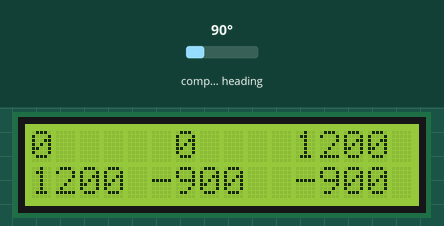
Simulated run of this sketch. Board: Arduino Uno, built with avr-gcc and run on an emulated ATmega328P. Shown: 16×2 character LCD. The test bench sets the inputs (shaded band); at power-on: compass heading 90°. What the sketch prints to the serial monitor is not drawn.

Above: at 6.3 s.
6.4 s: compass heading set to 7°
At 6.7 s:
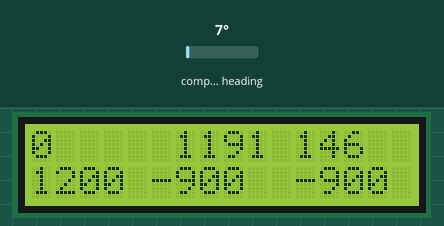
7.9 s: compass heading set to 180°
At 9.1 s:
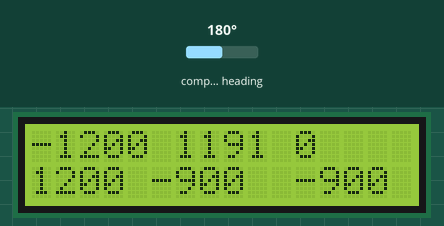
9.4 s: compass heading set to 269°
At 10.5 s:
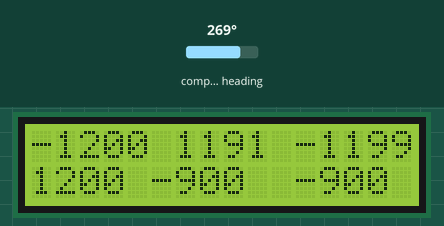
Timing chart, 0 to 12.4 s (numbered marks = the images above; inputs shaded):
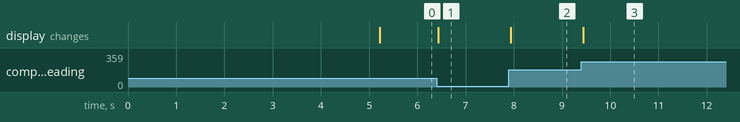

The sketch:

calibration.ino
```cpp
// (licence header left out)
#include <QMC5883LCompass.h>
// lcd
#include <LiquidCrystal_I2C.h> // Library for LCD in I2C

QMC5883LCompass compass;
LiquidCrystal_I2C lcd(0x27, 16, 2);// Define the type of LCD (addr I2C, number of columns, number of lines)

int calibrationData[3][2] = {{32767, -32767}, {32767, -32767}, {32767, -32767}};
bool changed = false;
bool done = false;
unsigned long t = 0;
unsigned long c = 0;

void lcdPrint() {
  char buffer[6];

  lcd.clear();
  lcd.backlight();

  lcd.setCursor(0, 0);
  sprintf(buffer,"%i",calibrationData[0][0]);
  lcd.print(buffer);
  lcd.setCursor(6, 0);
  sprintf(buffer,"%i",calibrationData[0][1]);
  lcd.print(buffer);
  lcd.setCursor(11, 0);
  sprintf(buffer,"%i",calibrationData[1][0]);
  lcd.print(buffer);
  lcd.setCursor(0, 1);
  sprintf(buffer,"%i",calibrationData[1][1]);
  lcd.print(buffer);
  lcd.setCursor(5, 1);
  sprintf(buffer,"%i",calibrationData[2][0]);
  lcd.print(buffer);
  lcd.setCursor(11, 1);
  sprintf(buffer,"%i",calibrationData[2][1]);
  lcd.print(buffer);
}

void setup() {
  Serial.begin(9600);
  compass.init();
  lcd.init(); // Initialization of LCD

  Serial.println("This will provide calibration settings for your QMC5883L chip. When prompted, move the magnetometer in all directions until the calibration is complete.");
  Serial.println("Calibration will begin in 5 seconds.");
  delay(5000);
  c = millis();
}

void loop() {
  int x, y, z;

  // Read compass values
  compass.read();

  // Return XYZ readings
  x = compass.getX();
  y = compass.getY();
  z = compass.getZ();

  changed = false;

  if(x < calibrationData[0][0]) {
    calibrationData[0][0] = x;
    changed = true;
  }
  if(x > calibrationData[0][1]) {
    calibrationData[0][1] = x;
    changed = true;
  }

  if(y < calibrationData[1][0]) {
    calibrationData[1][0] = y;
    changed = true;
  }
  if(y > calibrationData[1][1]) {
    calibrationData[1][1] = y;
    changed = true;
  }

  if(z < calibrationData[2][0]) {
    calibrationData[2][0] = z;
    changed = true;
  }
  if(z > calibrationData[2][1]) {
    calibrationData[2][1] = z;
    changed = true;
  }

  if (changed && !done) {
    Serial.println("CALIBRATING... Keep moving your sensor around.");
    lcdPrint();
    c = millis();
  }
    t = millis();


  if ( (t - c > 60000) && !done) {
    done = true;
    Serial.println("DONE. Copy the line below and paste it into your projects sketch.);");
    Serial.println();

    Serial.print("compass.setCalibration(");
    Serial.print(calibrationData[0][0]);
    Serial.print(", ");
    Serial.print(calibrationData[0][1]);
    Serial.print(", ");
    Serial.print(calibrationData[1][0]);
    Serial.print(", ");
    Serial.print(calibrationData[1][1]);
    Serial.print(", ");
    Serial.print(calibrationData[2][0]);
    Serial.print(", ");
    Serial.print(calibrationData[2][1]);
    Serial.println(");");
    }


}
```

Measured:
- after the input at 6.4 s, the display: changes at once (image 1)
- after the input at 7.9 s, the display: changes at once (image 2)
- after the input at 9.4 s, the display: changes at once (image 3)
